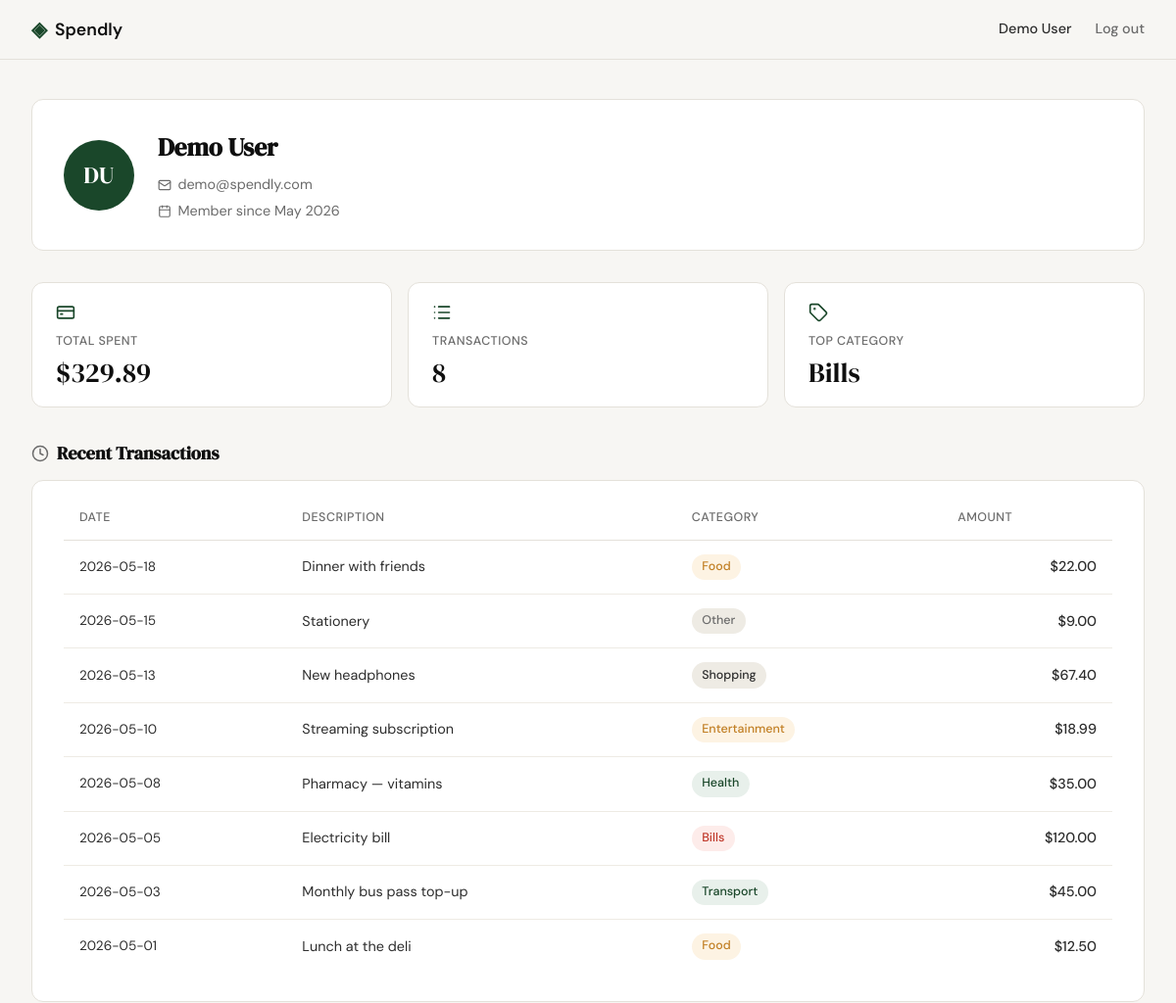
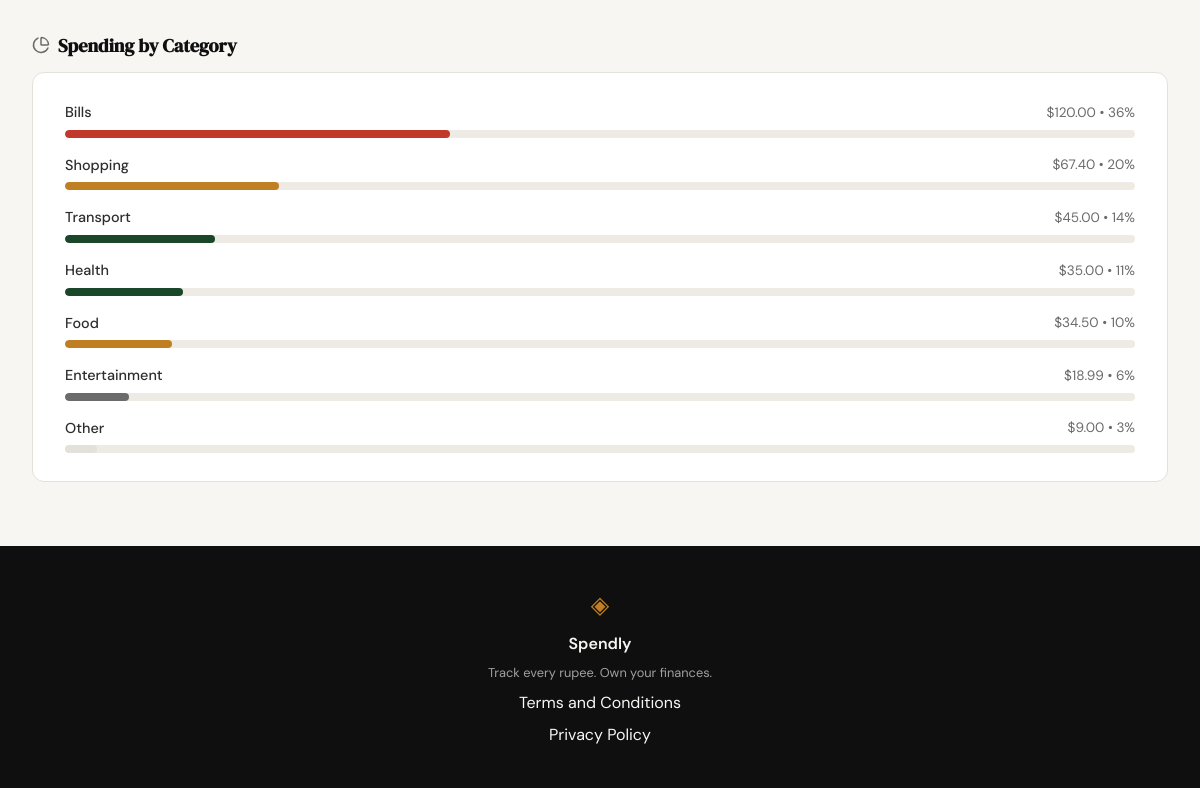
Screenshot of /profile (signed in) with the database file from the repository (2 pictures, top to bottom).
### tables this page shows
CREATE TABLE users (
            id            INTEGER PRIMARY KEY AUTOINCREMENT,
            name          TEXT    NOT NULL,
            email         TEXT    UNIQUE NOT NULL,
            password_hash TEXT    NOT NULL,
            created_at    TEXT    DEFAULT (datetime('now'))
        );

CREATE TABLE expenses (
            id          INTEGER PRIMARY KEY AUTOINCREMENT,
            user_id     INTEGER NOT NULL REFERENCES users(id),
            amount      REAL    NOT NULL,
            category    TEXT    NOT NULL,
            date        TEXT    NOT NULL,
            description TEXT,
            created_at  TEXT    DEFAULT (datetime('now'))
        );

### app.py (the view)
@app.route("/profile")
def profile():
    if not session.get("user_id"):
        return redirect(url_for("login"))
    db_user = get_user_by_id(session["user_id"])
    if db_user is None:
        abort(404)
    from datetime import datetime
    created = datetime.strptime(db_user["created_at"][:10], "%Y-%m-%d")
    user = {
        "name": db_user["name"],
        "email": db_user["email"],
        "member_since": created.strftime("%B %Y"),
    }
    expense_stats = get_expense_stats(session["user_id"])
    stats = {
        "total_spent": expense_stats["total_spent"],
        "transaction_count": expense_stats["transaction_count"],
        "top_category": expense_stats["top_category"],
    }
    expenses = get_expenses_by_user(session["user_id"])
    categories = expense_stats["categories"]
    return render_template("profile.html", user=user, stats=stats, expenses=expenses, categories=categories)

### database/db.py (called while the page is built)
def get_db():
    conn = sqlite3.connect(DB_PATH)
    conn.row_factory = sqlite3.Row
    conn.execute("PRAGMA foreign_keys = ON")
    return conn

def get_user_by_id(user_id):
    conn = get_db()
    try:
        return conn.execute(
            "SELECT * FROM users WHERE id = ?", (user_id,)
        ).fetchone()
    finally:
        conn.close()

def get_expenses_by_user(user_id):
    conn = get_db()
    try:
        rows = conn.execute(
            "SELECT date, description, category, amount "
            "FROM expenses WHERE user_id = ? ORDER BY date DESC",
            (user_id,),
        ).fetchall()
        return [
            {
                "date": row["date"],
                "description": row["description"],
                "category": row["category"],
                "amount": f"{row['amount']:.2f}",
            }
            for row in rows
        ]
    finally:
        conn.close()

### templates/profile.html (shortened to what this page needs)
{% extends "base.html" %}
{% block head %}
<link rel="stylesheet" href="{{ url_for('static', filename='css/profile.css') }}">
{% endblock %}
{% block content %}
<div class="profile-page">
    <section class="profile-card profile-user-card">
        <div class="profile-avatar">
            {{ user.name.split()[0][0] | upper }}{{ user.name.split()[-1][0] | upper }}
        </div>
        <div class="profile-user-info">
            <h1 class="profile-user-name">{{ user.name }}</h1>
            <p class="profile-user-meta">
                <i data-lucide="mail"></i>
                {{ user.email }}
            </p>
            <p class="profile-user-meta">
                <i data-lucide="calendar"></i>
                Member since {{ user.member_since }}
            </p>
        </div>
    </section>
    <div class="profile-stats-row">
        <div class="profile-stat-card">
            <i data-lucide="credit-card" class="profile-stat-icon"></i>
            <span class="profile-stat-label">Total Spent</span>
            <span class="profile-stat-value">${{ stats.total_spent }}</span>
        </div>
        <div class="profile-stat-card">
            <i data-lucide="list" class="profile-stat-icon"></i>
            <span class="profile-stat-label">Transactions</span>
            <span class="profile-stat-value">{{ stats.transaction_count }}</span>
        </div>
        <div class="profile-stat-card">
            <i data-lucide="tag" class="profile-stat-icon"></i>
            <span class="profile-stat-label">Top Category</span>
            <span class="profile-stat-value">{{ stats.top_category }}</span>
        </div>
    </div>
    <section class="profile-section">
        <h2 class="profile-section-title">
            <i data-lucide="clock"></i>
            Recent Transactions
        </h2>
        <div class="profile-card">
            <div class="profile-table-wrap">
                <table class="profile-table">
                    <thead>
                        <tr>
                            <th>Date</th>
                            <th>Description</th>
                            <th>Category</th>
                            <th class="align-right">Amount</th>
                        </tr>
                    </thead>
                    <tbody>
                        {% for expense in expenses %}
                        <tr>
                            <td class="profile-table-date">{{ expense.date }}</td>
                            <td>{{ expense.description }}</td>
                            <td>
                                <span class="profile-badge profile-badge--{{ expense.category | lower | replace(' ', '-') }}">
                                    {{ expense.category }}
                                </span>
                            </td>
                            <td class="align-right profile-table-amount">${{ expense.amount }}</td>
                        </tr>
                        {% endfor %}
                    </tbody>
                </table>
            </div>
        </div>
    </section>
    <section class="profile-section">
        <h2 class="profile-section-title">
            <i data-lucide="pie-chart"></i>
            Spending by Category
        </h2>
        <div class="profile-card">
            <div class="profile-cat-list">
                {% for cat in categories %}
                <div class="profile-cat-row">
                    <div class="profile-cat-meta">
                        <span class="profile-cat-name">{{ cat.name }}</span>
                        <span class="profile-cat-amount">${{ cat.amount }} &bull; {{ cat.percent }}%</span>
                    </div>
                    <div class="profile-bar-track">
                        <div class="profile-bar-fill profile-bar--{{ cat.name | lower | replace(' ', '-') }}"
                             style="width: {{ cat.percent }}%"></div>
                    </div>
                </div>
                {% endfor %}
            </div>
        </div>
    </section>
</div>
{% endblock %}

### templates/base.html (shortened to what this page needs)
<!DOCTYPE html>
<html lang="en">
<head>
    <link rel="stylesheet" href="{{ url_for('static', filename='css/style.css') }}">
    {% block head %}{% endblock %}
</head>
<body>
    <nav class="navbar">
        <div class="nav-inner">
            <a href="{{ url_for('landing') }}" class="nav-brand">
                <span class="brand-icon">◈</span>
                <span class="brand-name">Spendly</span>
            </a>
            <div class="nav-links">
                {% if session.get('user_id') %}
                <span class="nav-user-name">{{ session.get('user_name') }}</span>
                <a href="{{ url_for('logout') }}">Log out</a>
                {% else %}
                <a href="{{ url_for('login') }}">Sign in</a>
                <a href="{{ url_for('register') }}" class="nav-cta">Get started</a>
                {% endif %}
            </div>
        </div>
    </nav>
    <main class="main-content">
        {% block content %}{% endblock %}
    </main>
    <footer class="footer">
        <div class="footer-inner">
            <span class="brand-icon">◈</span>
            <span class="footer-name">Spendly</span>
            <p class="footer-copy">Track every rupee. Own your finances.</p>
            <a href="/terms">Terms and Conditions</a>
            <a href="/privacy">Privacy Policy</a>
        </div>
    </footer>
</body>
</html>

### static/css/style.css (style rules this page uses)
:root { --ink: #0f0f0f; --ink-soft: #2d2d2d; --ink-muted: #6b6b6b; --ink-faint: #a0a0a0; --paper: #f7f6f3; --paper-warm: #f0ede6; --paper-card: #ffffff; --accent: #1a472a; --accent-light: #e8f0eb; --accent-2: #c17f24; --accent-2-light: #fdf3e3; --danger: #c0392b; --danger-light: #fdecea; --border: #e4e1da; --border-soft: #eeebe4; --font-display: 'DM Serif Display', Georgia, serif; --font-body: 'DM Sans', system-ui, sans-serif; --max-width: 1200px; --auth-width: 440px; --radius-sm: 6px; --radius-md: 12px; --radius-lg: 20px; }
*, *::before, *::after { box-sizing: border-box; margin: 0; padding: 0; }
html { font-size: 16px; scroll-behavior: smooth; }
body { background: var(--paper); color: var(--ink); font-family: var(--font-body); font-size: 1rem; line-height: 1.6; -webkit-font-smoothing: antialiased; }
a { color: inherit; text-decoration: none; }
.navbar { position: sticky; top: 0; z-index: 100; background: var(--paper); border-bottom: 1px solid var(--border); padding: 0 2rem; }
.nav-inner { max-width: var(--max-width); margin: 0 auto; height: 60px; display: flex; align-items: center; justify-content: space-between; }
.nav-brand { display: flex; align-items: center; gap: 0.5rem; font-family: var(--font-body); font-weight: 600; font-size: 1.1rem; color: var(--ink); }
.brand-icon { color: var(--accent); font-size: 1.3rem; }
.brand-name { color: var(--ink); }
.nav-links { display: flex; align-items: center; gap: 1.5rem; font-size: 0.9rem; font-weight: 500; }
.nav-links a { color: var(--ink-muted); transition: color 0.2s; }
.nav-user-name { font-size: 0.9rem; font-weight: 500; color: var(--ink-soft); }
.main-content { min-height: calc(100vh - 60px - 100px); }
.footer { background: var(--ink); color: var(--paper); padding: 2.5rem 2rem; text-align: center; }
.footer-inner { display: flex; flex-direction: column; align-items: center; gap: 0.4rem; }
.footer .brand-icon { color: var(--accent-2); font-size: 1.5rem; }
.footer-name { font-weight: 600; font-size: 1rem; }
.footer-copy { font-size: 0.8rem; color: var(--ink-faint); }

### rows the page displays
users: get "Demo User", name "D", name "U", name "Demo User", email "demo@spendly.com"
expenses: top_category "Bills", date "2026-05-05", description "Electricity bill", category "Bills", amount "120.00", name "Bills", percent "36"
expenses: date "2026-05-18", description "Dinner with friends", category "Food", amount "22.00"
expenses: date "2026-05-15", description "Stationery", category "Other", amount "9.00", name "Other", percent "3"
expenses: date "2026-05-13", description "New headphones", category "Shopping", amount "67.40", name "Shopping", percent "20"
expenses: date "2026-05-10", description "Streaming subscription", category "Entertainment", amount "18.99", name "Entertainment", percent "6"
expenses: date "2026-05-08", description "Pharmacy — vitamins", category "Health", amount "35.00", name "Health", percent "11"
expenses: date "2026-05-03", description "Monthly bus pass top-up", category "Transport", amount "45.00", name "Transport", percent "14"
expenses: date "2026-05-01", description "Lunch at the deli", category "Food", amount "12.50"

### other values shown
{{ user.member_since }} "May 2026"
{{ stats.total_spent }} "329.89"
{{ stats.transaction_count }} "8"
{{ cat.name }} "Food"
{{ cat.amount }} "34.50"
{{ cat.percent }} "10"
